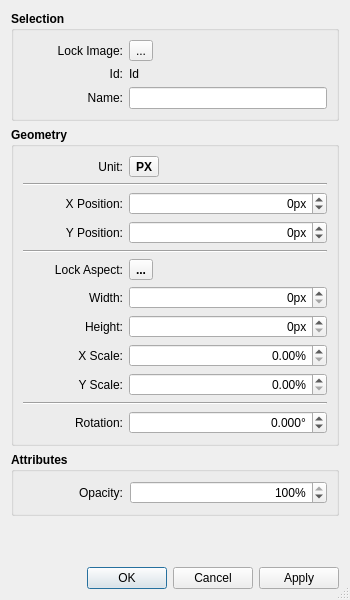
<?xml version="1.0" encoding="UTF-8"?>
<ui version="4.0">
 <class>ImageDialog</class>
 <widget class="QDialog" name="ImageDialog">
  <property name="enabled">
   <bool>true</bool>
  </property>
  <property name="geometry">
   <rect>
    <x>0</x>
    <y>0</y>
    <width>350</width>
    <height>600</height>
   </rect>
  </property>
  <property name="sizePolicy">
   <sizepolicy hsizetype="Fixed" vsizetype="Fixed">
    <horstretch>0</horstretch>
    <verstretch>0</verstretch>
   </sizepolicy>
  </property>
  <property name="minimumSize">
   <size>
    <width>350</width>
    <height>600</height>
   </size>
  </property>
  <property name="maximumSize">
   <size>
    <width>550</width>
    <height>600</height>
   </size>
  </property>
  <property name="windowTitle">
   <string>Image Properties</string>
  </property>
  <property name="windowIcon">
   <iconset resource="../../vmisc/share/resources/theme.qrc">
    <normaloff>:/icons/win.icon.theme/16x16/actions/preferences-other.png</normaloff>:/icons/win.icon.theme/16x16/actions/preferences-other.png</iconset>
  </property>
  <property name="sizeGripEnabled">
   <bool>true</bool>
  </property>
  <layout class="QVBoxLayout" name="verticalLayout_3">
   <item>
    <widget class="QGroupBox" name="selection_GroupBox">
     <property name="sizePolicy">
      <sizepolicy hsizetype="Preferred" vsizetype="Preferred">
       <horstretch>0</horstretch>
       <verstretch>0</verstretch>
      </sizepolicy>
     </property>
     <property name="minimumSize">
      <size>
       <width>328</width>
       <height>85</height>
      </size>
     </property>
     <property name="maximumSize">
      <size>
       <width>16777215</width>
       <height>16777215</height>
      </size>
     </property>
     <property name="font">
      <font>
       <bold>true</bold>
      </font>
     </property>
     <property name="title">
      <string>Selection</string>
     </property>
     <layout class="QVBoxLayout" name="verticalLayout_5">
      <item>
       <layout class="QFormLayout" name="formLayout_2">
        <property name="labelAlignment">
         <set>Qt::AlignBottom|Qt::AlignRight|Qt::AlignTrailing</set>
        </property>
        <property name="formAlignment">
         <set>Qt::AlignLeading|Qt::AlignLeft|Qt::AlignVCenter</set>
        </property>
        <item row="1" column="0">
         <widget class="QLabel" name="id_Label">
          <property name="sizePolicy">
           <sizepolicy hsizetype="Fixed" vsizetype="Preferred">
            <horstretch>0</horstretch>
            <verstretch>0</verstretch>
           </sizepolicy>
          </property>
          <property name="minimumSize">
           <size>
            <width>100</width>
            <height>10</height>
           </size>
          </property>
          <property name="font">
           <font>
            <pointsize>9</pointsize>
            <bold>false</bold>
           </font>
          </property>
          <property name="text">
           <string>Id:</string>
          </property>
          <property name="alignment">
           <set>Qt::AlignRight|Qt::AlignTrailing|Qt::AlignVCenter</set>
          </property>
         </widget>
        </item>
        <item row="1" column="1">
         <widget class="QLabel" name="idText_Label">
          <property name="sizePolicy">
           <sizepolicy hsizetype="Preferred" vsizetype="Fixed">
            <horstretch>0</horstretch>
            <verstretch>0</verstretch>
           </sizepolicy>
          </property>
          <property name="minimumSize">
           <size>
            <width>100</width>
            <height>10</height>
           </size>
          </property>
          <property name="font">
           <font>
            <pointsize>9</pointsize>
            <bold>false</bold>
           </font>
          </property>
          <property name="text">
           <string>Id</string>
          </property>
         </widget>
        </item>
        <item row="2" column="0">
         <widget class="QLabel" name="name_Label">
          <property name="sizePolicy">
           <sizepolicy hsizetype="Fixed" vsizetype="Preferred">
            <horstretch>0</horstretch>
            <verstretch>0</verstretch>
           </sizepolicy>
          </property>
          <property name="minimumSize">
           <size>
            <width>100</width>
            <height>10</height>
           </size>
          </property>
          <property name="maximumSize">
           <size>
            <width>16777215</width>
            <height>16777215</height>
           </size>
          </property>
          <property name="font">
           <font>
            <pointsize>9</pointsize>
            <bold>false</bold>
           </font>
          </property>
          <property name="text">
           <string>Name:</string>
          </property>
          <property name="alignment">
           <set>Qt::AlignRight|Qt::AlignTrailing|Qt::AlignVCenter</set>
          </property>
         </widget>
        </item>
        <item row="0" column="0">
         <widget class="QLabel" name="lockImage_Label">
          <property name="sizePolicy">
           <sizepolicy hsizetype="Fixed" vsizetype="Preferred">
            <horstretch>0</horstretch>
            <verstretch>0</verstretch>
           </sizepolicy>
          </property>
          <property name="minimumSize">
           <size>
            <width>100</width>
            <height>10</height>
           </size>
          </property>
          <property name="font">
           <font>
            <pointsize>9</pointsize>
            <bold>false</bold>
           </font>
          </property>
          <property name="text">
           <string>Lock Image:</string>
          </property>
          <property name="alignment">
           <set>Qt::AlignRight|Qt::AlignTrailing|Qt::AlignVCenter</set>
          </property>
         </widget>
        </item>
        <item row="0" column="1">
         <widget class="QToolButton" name="lockImage_ToolButton">
          <property name="font">
           <font>
            <bold>false</bold>
           </font>
          </property>
          <property name="toolTip">
           <string notr="true"/>
          </property>
          <property name="styleSheet">
           <string notr="true">QToolButton:checked {
    background-color: #f0f0f0;
}
QToolButton:!checked {
    background-color: #f0f0f0;
}
</string>
          </property>
          <property name="text">
           <string notr="true">...</string>
          </property>
          <property name="icon">
           <iconset resource="../../vmisc/share/resources/icon.qrc">
            <normaloff>:/icon/32x32/lock_off.png</normaloff>
            <normalon>:/icon/32x32/lock_on.png</normalon>:/icon/32x32/lock_off.png</iconset>
          </property>
          <property name="iconSize">
           <size>
            <width>18</width>
            <height>18</height>
           </size>
          </property>
          <property name="checkable">
           <bool>true</bool>
          </property>
         </widget>
        </item>
        <item row="2" column="1">
         <widget class="QLineEdit" name="name_LineEdit">
          <property name="font">
           <font>
            <bold>false</bold>
           </font>
          </property>
         </widget>
        </item>
       </layout>
      </item>
      <item>
       <layout class="QHBoxLayout" name="horizontalLayout_3"/>
      </item>
     </layout>
    </widget>
   </item>
   <item>
    <widget class="QGroupBox" name="geometry_GroupBox">
     <property name="minimumSize">
      <size>
       <width>0</width>
       <height>0</height>
      </size>
     </property>
     <property name="maximumSize">
      <size>
       <width>16777215</width>
       <height>16777215</height>
      </size>
     </property>
     <property name="font">
      <font>
       <bold>true</bold>
      </font>
     </property>
     <property name="title">
      <string>Geometry</string>
     </property>
     <layout class="QVBoxLayout" name="verticalLayout">
      <item>
       <layout class="QGridLayout" name="gridLayout_2">
        <item row="0" column="1">
         <widget class="QToolButton" name="units_ToolButton">
          <property name="toolTip">
           <string>Switch between px and pattern units</string>
          </property>
          <property name="styleSheet">
           <string notr="true">QToolButton:checked {
    background-color: #f0f0f0;
}
QToolButton:!checked {
    background-color: #f0f0f0;
}
</string>
          </property>
          <property name="text">
           <string notr="true">PX</string>
          </property>
          <property name="icon">
           <iconset resource="../../vmisc/share/resources/icon.qrc">
            <normaloff>:/icon/32x32/units_in_on.png</normaloff>
            <normalon>:/icon/32x32/units_px_on.png</normalon>
            <selectedoff>:/icon/32x32/units_in_on.png</selectedoff>
            <selectedon>:/icon/32x32/units_px_on.png</selectedon>:/icon/32x32/units_in_on.png</iconset>
          </property>
          <property name="iconSize">
           <size>
            <width>18</width>
            <height>18</height>
           </size>
          </property>
          <property name="checkable">
           <bool>false</bool>
          </property>
          <property name="checked">
           <bool>false</bool>
          </property>
         </widget>
        </item>
        <item row="0" column="0">
         <widget class="QLabel" name="label_2">
          <property name="sizePolicy">
           <sizepolicy hsizetype="Fixed" vsizetype="Preferred">
            <horstretch>0</horstretch>
            <verstretch>0</verstretch>
           </sizepolicy>
          </property>
          <property name="minimumSize">
           <size>
            <width>100</width>
            <height>0</height>
           </size>
          </property>
          <property name="font">
           <font>
            <pointsize>9</pointsize>
            <bold>false</bold>
           </font>
          </property>
          <property name="layoutDirection">
           <enum>Qt::LeftToRight</enum>
          </property>
          <property name="text">
           <string>Unit:</string>
          </property>
          <property name="alignment">
           <set>Qt::AlignRight|Qt::AlignTrailing|Qt::AlignVCenter</set>
          </property>
         </widget>
        </item>
        <item row="0" column="2">
         <spacer name="horizontalSpacer_2">
          <property name="orientation">
           <enum>Qt::Horizontal</enum>
          </property>
          <property name="sizeHint" stdset="0">
           <size>
            <width>40</width>
            <height>20</height>
           </size>
          </property>
         </spacer>
        </item>
       </layout>
      </item>
      <item>
       <widget class="Line" name="line_3">
        <property name="orientation">
         <enum>Qt::Horizontal</enum>
        </property>
       </widget>
      </item>
      <item>
       <layout class="QFormLayout" name="formLayout_4">
        <property name="labelAlignment">
         <set>Qt::AlignBottom|Qt::AlignRight|Qt::AlignTrailing</set>
        </property>
        <property name="formAlignment">
         <set>Qt::AlignLeading|Qt::AlignLeft|Qt::AlignVCenter</set>
        </property>
        <item row="0" column="0">
         <widget class="QLabel" name="xPosition_Label">
          <property name="sizePolicy">
           <sizepolicy hsizetype="Fixed" vsizetype="Preferred">
            <horstretch>0</horstretch>
            <verstretch>0</verstretch>
           </sizepolicy>
          </property>
          <property name="minimumSize">
           <size>
            <width>100</width>
            <height>10</height>
           </size>
          </property>
          <property name="font">
           <font>
            <pointsize>9</pointsize>
            <bold>false</bold>
           </font>
          </property>
          <property name="text">
           <string>X Position:</string>
          </property>
          <property name="alignment">
           <set>Qt::AlignRight|Qt::AlignTrailing|Qt::AlignVCenter</set>
          </property>
         </widget>
        </item>
        <item row="0" column="1">
         <widget class="QDoubleSpinBox" name="xPosition_DoubleSpinBox">
          <property name="sizePolicy">
           <sizepolicy hsizetype="Preferred" vsizetype="Fixed">
            <horstretch>0</horstretch>
            <verstretch>0</verstretch>
           </sizepolicy>
          </property>
          <property name="minimumSize">
           <size>
            <width>75</width>
            <height>0</height>
           </size>
          </property>
          <property name="font">
           <font>
            <bold>false</bold>
           </font>
          </property>
          <property name="alignment">
           <set>Qt::AlignRight|Qt::AlignTrailing|Qt::AlignVCenter</set>
          </property>
          <property name="keyboardTracking">
           <bool>false</bool>
          </property>
          <property name="suffix">
           <string notr="true">px</string>
          </property>
          <property name="decimals">
           <number>0</number>
          </property>
          <property name="minimum">
           <double>-16000.000000000000000</double>
          </property>
          <property name="maximum">
           <double>16000.000000000000000</double>
          </property>
         </widget>
        </item>
        <item row="1" column="0">
         <widget class="QLabel" name="yPosition_Label">
          <property name="sizePolicy">
           <sizepolicy hsizetype="Fixed" vsizetype="Preferred">
            <horstretch>0</horstretch>
            <verstretch>0</verstretch>
           </sizepolicy>
          </property>
          <property name="minimumSize">
           <size>
            <width>100</width>
            <height>10</height>
           </size>
          </property>
          <property name="font">
           <font>
            <pointsize>9</pointsize>
            <bold>false</bold>
           </font>
          </property>
          <property name="text">
           <string>Y Position:</string>
          </property>
          <property name="alignment">
           <set>Qt::AlignRight|Qt::AlignTrailing|Qt::AlignVCenter</set>
          </property>
         </widget>
        </item>
        <item row="1" column="1">
         <widget class="QDoubleSpinBox" name="yPosition_DoubleSpinBox">
          <property name="sizePolicy">
           <sizepolicy hsizetype="Preferred" vsizetype="Fixed">
            <horstretch>0</horstretch>
            <verstretch>0</verstretch>
           </sizepolicy>
          </property>
          <property name="minimumSize">
           <size>
            <width>75</width>
            <height>0</height>
           </size>
          </property>
          <property name="font">
           <font>
            <bold>false</bold>
           </font>
          </property>
          <property name="alignment">
           <set>Qt::AlignRight|Qt::AlignTrailing|Qt::AlignVCenter</set>
          </property>
          <property name="keyboardTracking">
           <bool>false</bool>
          </property>
          <property name="suffix">
           <string notr="true">px</string>
          </property>
          <property name="decimals">
           <number>0</number>
          </property>
          <property name="minimum">
           <double>-16000.000000000000000</double>
          </property>
          <property name="maximum">
           <double>16000.000000000000000</double>
          </property>
         </widget>
        </item>
       </layout>
      </item>
      <item>
       <widget class="Line" name="line">
        <property name="orientation">
         <enum>Qt::Horizontal</enum>
        </property>
       </widget>
      </item>
      <item>
       <layout class="QGridLayout" name="gridLayout">
        <item row="0" column="1">
         <widget class="QToolButton" name="aspectLocked_ToolButton">
          <property name="sizePolicy">
           <sizepolicy hsizetype="Fixed" vsizetype="Fixed">
            <horstretch>0</horstretch>
            <verstretch>0</verstretch>
           </sizepolicy>
          </property>
          <property name="toolTip">
           <string>Lock aspect ratio</string>
          </property>
          <property name="styleSheet">
           <string notr="true">QToolButton:checked {
    background-color: #f0f0f0;
}
QToolButton:!checked {
    background-color: #f0f0f0;
}
</string>
          </property>
          <property name="text">
           <string notr="true">...</string>
          </property>
          <property name="icon">
           <iconset resource="../../vmisc/share/resources/icon.qrc">
            <normaloff>:/icon/32x32/lock_off.png</normaloff>
            <normalon>:/icon/32x32/lock_on.png</normalon>:/icon/32x32/lock_off.png</iconset>
          </property>
          <property name="iconSize">
           <size>
            <width>18</width>
            <height>18</height>
           </size>
          </property>
          <property name="checkable">
           <bool>true</bool>
          </property>
         </widget>
        </item>
        <item row="0" column="0">
         <widget class="QLabel" name="lockAspectRatio_Label">
          <property name="sizePolicy">
           <sizepolicy hsizetype="Fixed" vsizetype="Preferred">
            <horstretch>0</horstretch>
            <verstretch>0</verstretch>
           </sizepolicy>
          </property>
          <property name="minimumSize">
           <size>
            <width>100</width>
            <height>20</height>
           </size>
          </property>
          <property name="maximumSize">
           <size>
            <width>16777215</width>
            <height>16777215</height>
           </size>
          </property>
          <property name="font">
           <font>
            <pointsize>9</pointsize>
            <bold>false</bold>
           </font>
          </property>
          <property name="text">
           <string>Lock Aspect:</string>
          </property>
          <property name="alignment">
           <set>Qt::AlignRight|Qt::AlignTrailing|Qt::AlignVCenter</set>
          </property>
          <property name="wordWrap">
           <bool>true</bool>
          </property>
         </widget>
        </item>
        <item row="0" column="2">
         <spacer name="horizontalSpacer">
          <property name="orientation">
           <enum>Qt::Horizontal</enum>
          </property>
          <property name="sizeHint" stdset="0">
           <size>
            <width>40</width>
            <height>20</height>
           </size>
          </property>
         </spacer>
        </item>
       </layout>
      </item>
      <item>
       <layout class="QVBoxLayout" name="verticalLayout_4">
        <item>
         <layout class="QFormLayout" name="formLayout_5">
          <property name="labelAlignment">
           <set>Qt::AlignBottom|Qt::AlignRight|Qt::AlignTrailing</set>
          </property>
          <property name="formAlignment">
           <set>Qt::AlignLeading|Qt::AlignLeft|Qt::AlignVCenter</set>
          </property>
          <item row="0" column="0">
           <widget class="QLabel" name="width_Label">
            <property name="sizePolicy">
             <sizepolicy hsizetype="Fixed" vsizetype="Preferred">
              <horstretch>0</horstretch>
              <verstretch>0</verstretch>
             </sizepolicy>
            </property>
            <property name="minimumSize">
             <size>
              <width>100</width>
              <height>20</height>
             </size>
            </property>
            <property name="font">
             <font>
              <pointsize>9</pointsize>
              <bold>false</bold>
             </font>
            </property>
            <property name="text">
             <string>Width:</string>
            </property>
            <property name="alignment">
             <set>Qt::AlignRight|Qt::AlignTrailing|Qt::AlignVCenter</set>
            </property>
           </widget>
          </item>
          <item row="0" column="1">
           <widget class="QDoubleSpinBox" name="width_DoubleSpinBox">
            <property name="sizePolicy">
             <sizepolicy hsizetype="Preferred" vsizetype="Fixed">
              <horstretch>0</horstretch>
              <verstretch>0</verstretch>
             </sizepolicy>
            </property>
            <property name="minimumSize">
             <size>
              <width>75</width>
              <height>0</height>
             </size>
            </property>
            <property name="font">
             <font>
              <bold>false</bold>
             </font>
            </property>
            <property name="alignment">
             <set>Qt::AlignRight|Qt::AlignTrailing|Qt::AlignVCenter</set>
            </property>
            <property name="keyboardTracking">
             <bool>false</bool>
            </property>
            <property name="suffix">
             <string notr="true">px</string>
            </property>
            <property name="decimals">
             <number>0</number>
            </property>
            <property name="minimum">
             <double>0.000000000000000</double>
            </property>
            <property name="maximum">
             <double>99999.000000000000000</double>
            </property>
           </widget>
          </item>
          <item row="1" column="0">
           <widget class="QLabel" name="height_Label">
            <property name="sizePolicy">
             <sizepolicy hsizetype="Fixed" vsizetype="Preferred">
              <horstretch>0</horstretch>
              <verstretch>0</verstretch>
             </sizepolicy>
            </property>
            <property name="minimumSize">
             <size>
              <width>100</width>
              <height>10</height>
             </size>
            </property>
            <property name="font">
             <font>
              <pointsize>9</pointsize>
              <bold>false</bold>
             </font>
            </property>
            <property name="text">
             <string>Height:</string>
            </property>
            <property name="alignment">
             <set>Qt::AlignRight|Qt::AlignTrailing|Qt::AlignVCenter</set>
            </property>
           </widget>
          </item>
          <item row="1" column="1">
           <widget class="QDoubleSpinBox" name="height_DoubleSpinBox">
            <property name="sizePolicy">
             <sizepolicy hsizetype="Preferred" vsizetype="Fixed">
              <horstretch>0</horstretch>
              <verstretch>0</verstretch>
             </sizepolicy>
            </property>
            <property name="minimumSize">
             <size>
              <width>75</width>
              <height>0</height>
             </size>
            </property>
            <property name="font">
             <font>
              <bold>false</bold>
             </font>
            </property>
            <property name="alignment">
             <set>Qt::AlignRight|Qt::AlignTrailing|Qt::AlignVCenter</set>
            </property>
            <property name="keyboardTracking">
             <bool>false</bool>
            </property>
            <property name="suffix">
             <string notr="true">px</string>
            </property>
            <property name="decimals">
             <number>0</number>
            </property>
            <property name="minimum">
             <double>0.000000000000000</double>
            </property>
            <property name="maximum">
             <double>99999.000000000000000</double>
            </property>
           </widget>
          </item>
          <item row="2" column="0">
           <widget class="QLabel" name="xScale_Label">
            <property name="sizePolicy">
             <sizepolicy hsizetype="Fixed" vsizetype="Preferred">
              <horstretch>0</horstretch>
              <verstretch>0</verstretch>
             </sizepolicy>
            </property>
            <property name="minimumSize">
             <size>
              <width>100</width>
              <height>10</height>
             </size>
            </property>
            <property name="font">
             <font>
              <pointsize>9</pointsize>
              <bold>false</bold>
             </font>
            </property>
            <property name="text">
             <string>X Scale:</string>
            </property>
            <property name="alignment">
             <set>Qt::AlignRight|Qt::AlignTrailing|Qt::AlignVCenter</set>
            </property>
           </widget>
          </item>
          <item row="2" column="1">
           <widget class="QDoubleSpinBox" name="xScale_DoubleSpinBox">
            <property name="sizePolicy">
             <sizepolicy hsizetype="Preferred" vsizetype="Fixed">
              <horstretch>0</horstretch>
              <verstretch>0</verstretch>
             </sizepolicy>
            </property>
            <property name="minimumSize">
             <size>
              <width>75</width>
              <height>0</height>
             </size>
            </property>
            <property name="font">
             <font>
              <bold>false</bold>
             </font>
            </property>
            <property name="alignment">
             <set>Qt::AlignRight|Qt::AlignTrailing|Qt::AlignVCenter</set>
            </property>
            <property name="keyboardTracking">
             <bool>false</bool>
            </property>
            <property name="suffix">
             <string notr="true">%</string>
            </property>
            <property name="decimals">
             <number>2</number>
            </property>
            <property name="maximum">
             <double>99999.000000000000000</double>
            </property>
           </widget>
          </item>
          <item row="3" column="0">
           <widget class="QLabel" name="yScale_Label">
            <property name="sizePolicy">
             <sizepolicy hsizetype="Fixed" vsizetype="Preferred">
              <horstretch>0</horstretch>
              <verstretch>0</verstretch>
             </sizepolicy>
            </property>
            <property name="minimumSize">
             <size>
              <width>100</width>
              <height>10</height>
             </size>
            </property>
            <property name="font">
             <font>
              <pointsize>9</pointsize>
              <bold>false</bold>
             </font>
            </property>
            <property name="text">
             <string>Y Scale:</string>
            </property>
            <property name="alignment">
             <set>Qt::AlignRight|Qt::AlignTrailing|Qt::AlignVCenter</set>
            </property>
           </widget>
          </item>
          <item row="3" column="1">
           <widget class="QDoubleSpinBox" name="yScale_DoubleSpinBox">
            <property name="sizePolicy">
             <sizepolicy hsizetype="Preferred" vsizetype="Fixed">
              <horstretch>0</horstretch>
              <verstretch>0</verstretch>
             </sizepolicy>
            </property>
            <property name="minimumSize">
             <size>
              <width>75</width>
              <height>0</height>
             </size>
            </property>
            <property name="font">
             <font>
              <bold>false</bold>
             </font>
            </property>
            <property name="alignment">
             <set>Qt::AlignRight|Qt::AlignTrailing|Qt::AlignVCenter</set>
            </property>
            <property name="keyboardTracking">
             <bool>false</bool>
            </property>
            <property name="suffix">
             <string notr="true">%</string>
            </property>
            <property name="decimals">
             <number>2</number>
            </property>
            <property name="maximum">
             <double>99999.000000000000000</double>
            </property>
           </widget>
          </item>
         </layout>
        </item>
       </layout>
      </item>
      <item>
       <widget class="Line" name="line_2">
        <property name="orientation">
         <enum>Qt::Horizontal</enum>
        </property>
       </widget>
      </item>
      <item>
       <layout class="QFormLayout" name="formLayout_6">
        <property name="labelAlignment">
         <set>Qt::AlignBottom|Qt::AlignRight|Qt::AlignTrailing</set>
        </property>
        <property name="formAlignment">
         <set>Qt::AlignLeading|Qt::AlignLeft|Qt::AlignVCenter</set>
        </property>
        <item row="0" column="0">
         <widget class="QLabel" name="rotation_Label_7">
          <property name="sizePolicy">
           <sizepolicy hsizetype="Fixed" vsizetype="Preferred">
            <horstretch>0</horstretch>
            <verstretch>0</verstretch>
           </sizepolicy>
          </property>
          <property name="minimumSize">
           <size>
            <width>100</width>
            <height>10</height>
           </size>
          </property>
          <property name="font">
           <font>
            <pointsize>9</pointsize>
            <bold>false</bold>
           </font>
          </property>
          <property name="text">
           <string>Rotation:</string>
          </property>
          <property name="alignment">
           <set>Qt::AlignRight|Qt::AlignTrailing|Qt::AlignVCenter</set>
          </property>
         </widget>
        </item>
        <item row="0" column="1">
         <widget class="QDoubleSpinBox" name="rotation_DoubleSpinBox">
          <property name="sizePolicy">
           <sizepolicy hsizetype="Preferred" vsizetype="Fixed">
            <horstretch>0</horstretch>
            <verstretch>0</verstretch>
           </sizepolicy>
          </property>
          <property name="minimumSize">
           <size>
            <width>75</width>
            <height>0</height>
           </size>
          </property>
          <property name="font">
           <font>
            <bold>false</bold>
           </font>
          </property>
          <property name="alignment">
           <set>Qt::AlignRight|Qt::AlignTrailing|Qt::AlignVCenter</set>
          </property>
          <property name="keyboardTracking">
           <bool>false</bool>
          </property>
          <property name="suffix">
           <string notr="true">°</string>
          </property>
          <property name="decimals">
           <number>3</number>
          </property>
          <property name="minimum">
           <double>-360.000000000000000</double>
          </property>
          <property name="maximum">
           <double>360.000000000000000</double>
          </property>
          <property name="singleStep">
           <double>1.000000000000000</double>
          </property>
         </widget>
        </item>
       </layout>
      </item>
     </layout>
    </widget>
   </item>
   <item>
    <widget class="QGroupBox" name="attributes_GroupBox">
     <property name="font">
      <font>
       <bold>true</bold>
      </font>
     </property>
     <property name="title">
      <string>Attributes</string>
     </property>
     <layout class="QVBoxLayout" name="verticalLayout_2">
      <property name="spacing">
       <number>7</number>
      </property>
      <item>
       <layout class="QFormLayout" name="formLayout_7">
        <property name="labelAlignment">
         <set>Qt::AlignBottom|Qt::AlignRight|Qt::AlignTrailing</set>
        </property>
        <property name="formAlignment">
         <set>Qt::AlignLeading|Qt::AlignLeft|Qt::AlignVCenter</set>
        </property>
        <item row="0" column="0">
         <widget class="QLabel" name="opacity_Label">
          <property name="sizePolicy">
           <sizepolicy hsizetype="Fixed" vsizetype="Preferred">
            <horstretch>0</horstretch>
            <verstretch>0</verstretch>
           </sizepolicy>
          </property>
          <property name="minimumSize">
           <size>
            <width>100</width>
            <height>10</height>
           </size>
          </property>
          <property name="font">
           <font>
            <pointsize>9</pointsize>
            <bold>false</bold>
           </font>
          </property>
          <property name="text">
           <string>Opacity:</string>
          </property>
          <property name="alignment">
           <set>Qt::AlignRight|Qt::AlignTrailing|Qt::AlignVCenter</set>
          </property>
         </widget>
        </item>
        <item row="0" column="1">
         <widget class="QDoubleSpinBox" name="opacity_DoubleSpinBox">
          <property name="sizePolicy">
           <sizepolicy hsizetype="Preferred" vsizetype="Fixed">
            <horstretch>0</horstretch>
            <verstretch>0</verstretch>
           </sizepolicy>
          </property>
          <property name="minimumSize">
           <size>
            <width>75</width>
            <height>0</height>
           </size>
          </property>
          <property name="font">
           <font>
            <bold>false</bold>
           </font>
          </property>
          <property name="alignment">
           <set>Qt::AlignRight|Qt::AlignTrailing|Qt::AlignVCenter</set>
          </property>
          <property name="suffix">
           <string notr="true">%</string>
          </property>
          <property name="decimals">
           <number>0</number>
          </property>
          <property name="minimum">
           <double>0.000000000000000</double>
          </property>
          <property name="value">
           <double>100.000000000000000</double>
          </property>
         </widget>
        </item>
       </layout>
      </item>
     </layout>
    </widget>
   </item>
   <item>
    <spacer name="verticalSpacer">
     <property name="orientation">
      <enum>Qt::Vertical</enum>
     </property>
     <property name="sizeHint" stdset="0">
      <size>
       <width>20</width>
       <height>40</height>
      </size>
     </property>
    </spacer>
   </item>
   <item>
    <widget class="QDialogButtonBox" name="buttonBox">
     <property name="orientation">
      <enum>Qt::Horizontal</enum>
     </property>
     <property name="standardButtons">
      <set>QDialogButtonBox::Apply|QDialogButtonBox::Cancel|QDialogButtonBox::Ok</set>
     </property>
    </widget>
   </item>
  </layout>
 </widget>
 <resources>
  <include location="../../vmisc/share/resources/theme.qrc"/>
  <include location="../../vmisc/share/resources/icon.qrc"/>
 </resources>
 <connections>
  <connection>
   <sender>buttonBox</sender>
   <signal>accepted()</signal>
   <receiver>ImageDialog</receiver>
   <slot>accept()</slot>
   <hints>
    <hint type="sourcelabel">
     <x>248</x>
     <y>254</y>
    </hint>
    <hint type="destinationlabel">
     <x>157</x>
     <y>274</y>
    </hint>
   </hints>
  </connection>
  <connection>
   <sender>buttonBox</sender>
   <signal>rejected()</signal>
   <receiver>ImageDialog</receiver>
   <slot>reject()</slot>
   <hints>
    <hint type="sourcelabel">
     <x>316</x>
     <y>260</y>
    </hint>
    <hint type="destinationlabel">
     <x>286</x>
     <y>274</y>
    </hint>
   </hints>
  </connection>
 </connections>
</ui>
